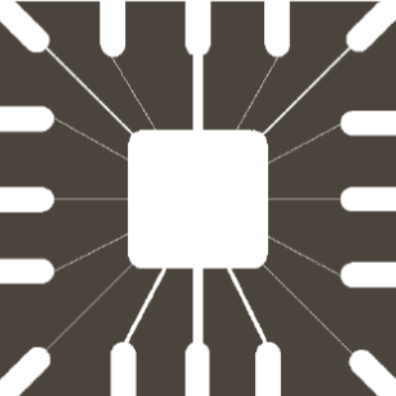
#> input picture Week 8/Morphological/board.png, 396 x 396 px
$ python Erosion.py
#> lines starting #> are read from the running program, lines starting #| are printed output that depends on the picture; after the words box and inside, x2 and y2 are one past the last pixel; in counts of white or black regions, pixels touching at a corner belong together
import numpy as np
import cv2


image = cv2.imread('board.png', cv2.IMREAD_GRAYSCALE)
#> image: shape (396, 396); min 70, max 255, mean 122.1
binary_image = cv2.threshold(image, 127, 255, cv2.THRESH_BINARY)[1]
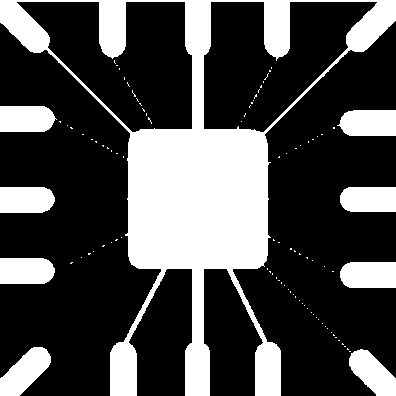
#> binary_image: shape (396, 396); 29.1% white; 99 white regions (90 under 20 px), largest, box (x1, y1, x2, y2) and area: (0, 0, 396, 396) 34554, (0, 347, 51, 396) 1448, (340, 262, 396, 288) 1385

dx, dy = binary_image.shape
#> dx = 396; dy = 396

struc_element = np.ones((45, 45), np.uint8)

def erosion(image, kernel):
    rows, cols = image.shape
#> rows = 396; cols = 396

    kRows, kCols = kernel.shape
#> kRows = 45; kCols = 45
    kCenterX = kCols // 2
#> kCenterX = 22
    kCenterY = kRows // 2
#> kCenterY = 22

    result = np.zeros_like(image)

    for y in range(rows):
        for x in range(cols):
            if (x - kCenterX >= 0 and x + kCenterX < cols and
                y - kCenterY >= 0 and y + kCenterY < rows):
                if np.all(image[y - kCenterY:y + kCenterY + 1, x - kCenterX:x + kCenterX + 1] * kernel):
                    result[y, x] = 255
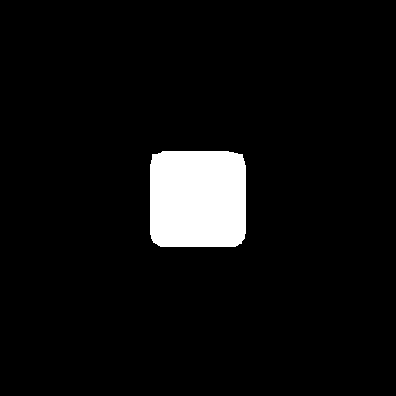
#> result: shape (396, 396); 5.8% white; 1 white region, box (x1, y1, x2, y2) and area: (150, 151, 246, 247) 9019

    return result


eroded_image = erosion(binary_image, struc_element)
cv2output = cv2.erode(binary_image, struc_element, iterations=1)
cv2.imshow('Original', binary_image)
cv2.imshow('Eroded', eroded_image)
cv2.imshow('Cv2Generated', cv2output)
cv2.waitKey(0)
print(image)
#> (printed output is left out)

$ run again, with Week 8/Morphological/fingerprint.png copied over Week 8/Morphological/board.png
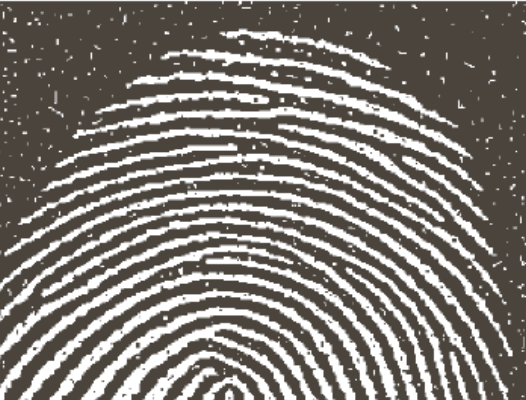
#> input picture Week 8/Morphological/fingerprint.png, 526 x 400 px
#> `binary_image = cv2.threshold(image, 127, 255, cv2.THRESH_BINARY)[1]`:
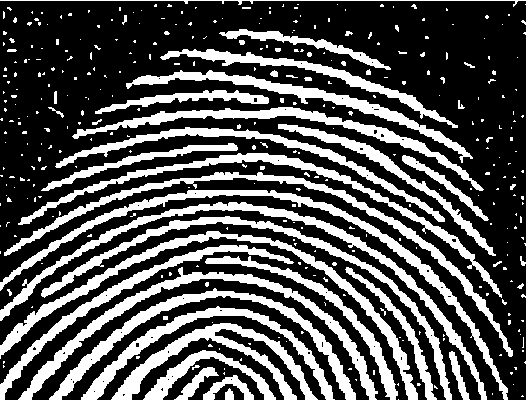
#> binary_image: shape (400, 526); 32.5% white; 366 white regions (313 under 20 px), largest, box (x1, y1, x2, y2) and area: (0, 190, 508, 400) 4428, (0, 202, 487, 400) 4335, (0, 231, 418, 400) 4268
#> (printed output is left out)
